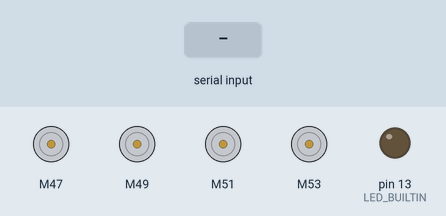
Simulated run of this sketch. Board: Arduino Uno, built with avr-gcc and run on an emulated ATmega328P. Shown: 4 × DC motor (green arrow = forward, orange = backward, longer = faster), output pins drawn as LEDs (lit = HIGH). The test bench sets the inputs (shaded band).

Above: at 1.2 s.
1.3 s: "R" received over Serial
At 2.2 s:
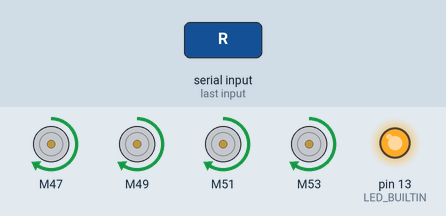
2.8 s: "L" received over Serial
At 3.3 s:
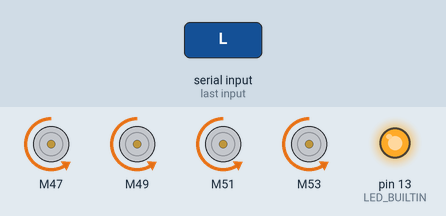
4.3 s: "F" received over Serial
At 5.5 s:
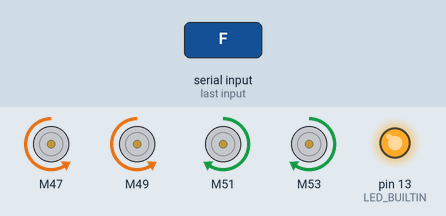
5.8 s: "B" received over Serial
At 6.8 s:
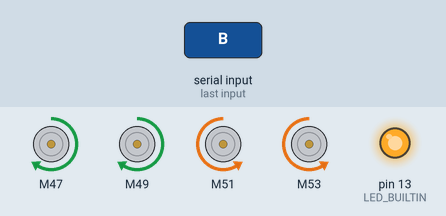
7.3 s: "I" received over Serial
At 7.9 s:
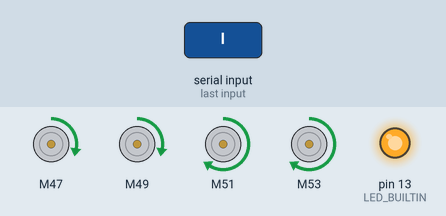
8.8 s: "G" received over Serial
At 9.1 s:
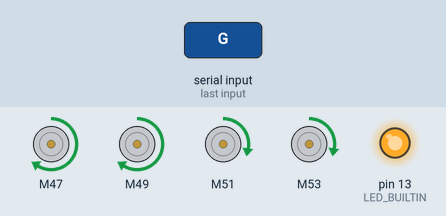
Timing chart, 0 to 11.3 s (numbered marks = the images above; inputs shaded):
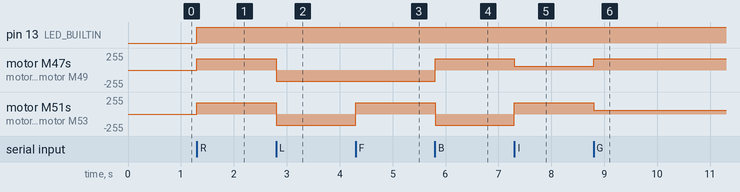

Measured:
- after the input at 1.3 s, pin 13 (LED_BUILTIN): LOW → HIGH at once; motor M47, motor M49, motor M51, motor M53: stopped → forward 170/255 at once
- after the input at 2.8 s, motor M47, motor M49, motor M51, motor M53: forward 170/255 → backward 170/255 at once
- after the input at 4.3 s, motor M51, motor M53: backward 170/255 → forward 170/255 at once
- after the input at 5.8 s, motor M47, motor M49: backward 170/255 → forward 170/255 at once; motor M51, motor M53: forward 170/255 → backward 170/255 at once
- after the input at 7.3 s, motor M47, motor M49: forward 170/255 → forward 54/255 at once; motor M51, motor M53: backward 170/255 → forward 170/255 at once
- after the input at 8.8 s, motor M47, motor M49: forward 54/255 → forward 170/255 at once; motor M51, motor M53: forward 170/255 → forward 54/255 at once

The sketch:

testmotorhc.ino
```cpp
#include <AFMotor.h>

//initial motors pin
AF_DCMotor motor1(47, MOTOR12_1KHZ);
AF_DCMotor motor2(49, MOTOR12_1KHZ);
AF_DCMotor motor3(51, MOTOR34_1KHZ);
AF_DCMotor motor4(53, MOTOR34_1KHZ);

int val;
int Speeed = 170;

void setup()
{
  Serial.begin(9600);  //Set the baud rate to your Bluetooth module.
  pinMode(LED_BUILTIN,OUTPUT);
  digitalWrite(LED_BUILTIN,LOW);
}
void loop(){
  if(Serial.available() > 0){
    val = Serial.read();

    Stop(); //initialize with motors stoped

          if (val == 'R'){
          forward();
          digitalWrite(LED_BUILTIN, HIGH);
          }

          if (val == 'L'){
          back();
          }

          if (val == 'F'){
          left();
          }

          if (val == 'B'){
          right();
          }
          if (val == 'I'){
          topright();
          }

          if (val == 'G'){
          topleft();
          }

          if (val == 'J'){
          bottomright();
          }

          if (val == 'H'){
          bottomleft();
          }
          if (val == 'S'){
          Stop();
          }
  }
}


void forward()
{
  motor1.setSpeed(Speeed); //Define maximum velocity
  motor1.run(FORWARD); //rotate the motor clockwise
  motor2.setSpeed(Speeed); //Define maximum velocity
  motor2.run(FORWARD); //rotate the motor clockwise
  motor3.setSpeed(Speeed);//Define maximum velocity
  motor3.run(FORWARD); //rotate the motor clockwise
  motor4.setSpeed(Speeed);//Define maximum velocity
  motor4.run(FORWARD); //rotate the motor clockwise
}

void back()
{
  motor1.setSpeed(Speeed); //Define maximum velocity
  motor1.run(BACKWARD); //rotate the motor anti-clockwise
  motor2.setSpeed(Speeed); //Define maximum velocity
  motor2.run(BACKWARD); //rotate the motor anti-clockwise
  motor3.setSpeed(Speeed); //Define maximum velocity
  motor3.run(BACKWARD); //rotate the motor anti-clockwise
  motor4.setSpeed(Speeed); //Define maximum velocity
  motor4.run(BACKWARD); //rotate the motor anti-clockwise
}

void left()
{
  motor1.setSpeed(Speeed); //Define maximum velocity
  motor1.run(BACKWARD); //rotate the motor anti-clockwise
  motor2.setSpeed(Speeed); //Define maximum velocity
  motor2.run(BACKWARD); //rotate the motor anti-clockwise
  motor3.setSpeed(Speeed); //Define maximum velocity
  motor3.run(FORWARD);  //rotate the motor clockwise
  motor4.setSpeed(Speeed); //Define maximum velocity
  motor4.run(FORWARD);  //rotate the motor clockwise
}

void right()
{
  motor1.setSpeed(Speeed); //Define maximum velocity
  motor1.run(FORWARD); //rotate the motor clockwise
  motor2.setSpeed(Speeed); //Define maximum velocity
  motor2.run(FORWARD); //rotate the motor clockwise
  motor3.setSpeed(Speeed); //Define maximum velocity
  motor3.run(BACKWARD); //rotate the motor anti-clockwise
  motor4.setSpeed(Speeed); //Define maximum velocity
  motor4.run(BACKWARD); //rotate the motor anti-clockwise
}

void topleft(){
  motor1.setSpeed(Speeed); //Define maximum velocity
  motor1.run(FORWARD); //rotate the motor clockwise
  motor2.setSpeed(Speeed); //Define maximum velocity
  motor2.run(FORWARD); //rotate the motor clockwise
  motor3.setSpeed(Speeed/3.1);//Define maximum velocity
  motor3.run(FORWARD); //rotate the motor clockwise
  motor4.setSpeed(Speeed/3.1);//Define maximum velocity
  motor4.run(FORWARD); //rotate the motor clockwise
}

void topright()
{
  motor1.setSpeed(Speeed/3.1); //Define maximum velocity
  motor1.run(FORWARD); //rotate the motor clockwise
  motor2.setSpeed(Speeed/3.1); //Define maximum velocity
  motor2.run(FORWARD); //rotate the motor clockwise
  motor3.setSpeed(Speeed);//Define maximum velocity
  motor3.run(FORWARD); //rotate the motor clockwise
  motor4.setSpeed(Speeed);//Define maximum velocity
  motor4.run(FORWARD); //rotate the motor clockwise
}

void bottomleft()
{
  motor1.setSpeed(Speeed); //Define maximum velocity
  motor1.run(BACKWARD); //rotate the motor anti-clockwise
  motor2.setSpeed(Speeed); //Define maximum velocity
  motor2.run(BACKWARD); //rotate the motor anti-clockwise
  motor3.setSpeed(Speeed/3.1); //Define maximum velocity
  motor3.run(BACKWARD); //rotate the motor anti-clockwise
  motor4.setSpeed(Speeed/3.1); //Define maximum velocity
  motor4.run(BACKWARD); //rotate the motor anti-clockwise
}

void bottomright()
{
  motor1.setSpeed(Speeed/3.1); //Define maximum velocity
  motor1.run(BACKWARD); //rotate the motor anti-clockwise
  motor2.setSpeed(Speeed/3.1); //Define maximum velocity
  motor2.run(BACKWARD); //rotate the motor anti-clockwise
  motor3.setSpeed(Speeed); //Define maximum velocity
  motor3.run(BACKWARD); //rotate the motor anti-clockwise
  motor4.setSpeed(Speeed); //Define maximum velocity
  motor4.run(BACKWARD); //rotate the motor anti-clockwise
}


void Stop()
{
  motor1.setSpeed(0); //Define minimum velocity
  motor1.run(RELEASE); //stop the motor when release the button
  motor2.setSpeed(0); //Define minimum velocity
  motor2.run(RELEASE); //rotate the motor clockwise
  motor3.setSpeed(0); //Define minimum velocity
  motor3.run(RELEASE); //stop the motor when release the button
  motor4.setSpeed(0); //Define minimum velocity
  motor4.run(RELEASE); //stop the motor when release the button
}
```
